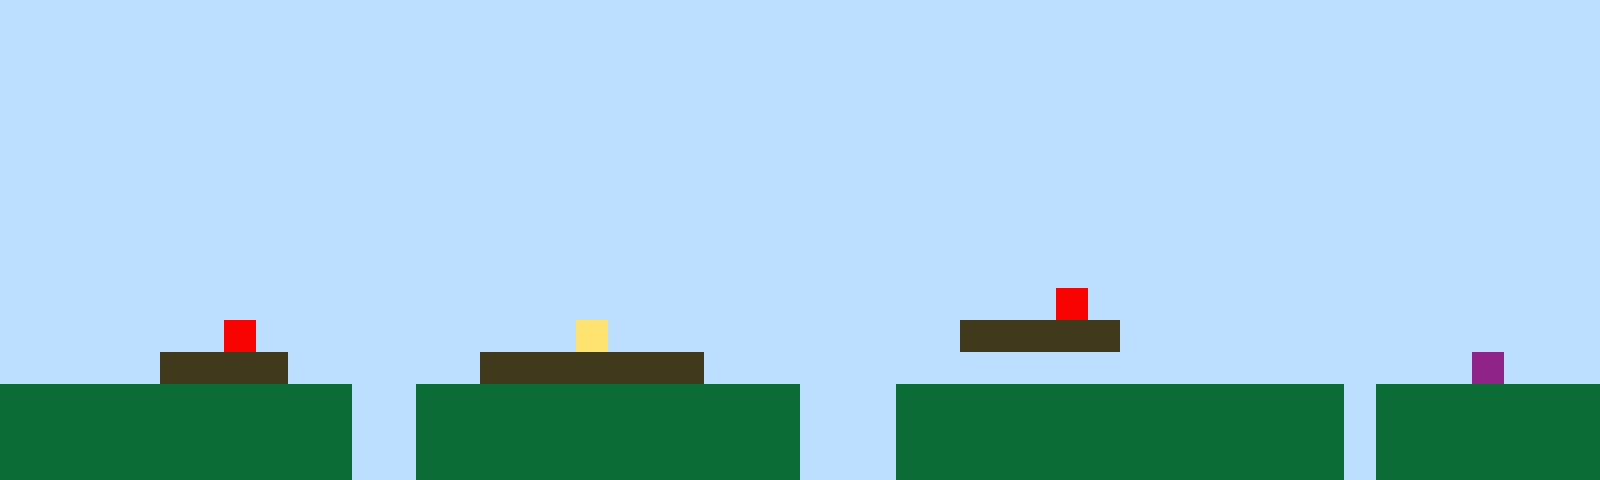

This game map was drawn from its Tiled (.tmx) file and the tilesets committed beside it. A one-line description and the full map source follow:
An orthogonal 50x15 tile map with 32x32 px tiles, 1 tile layer (Tile Layer 1).

<map version="1.10" tiledversion="1.11.2" orientation="orthogonal" renderorder="right-up" width="50" height="15" tilewidth="32" tileheight="32" infinite="0" nextlayerid="2" nextobjectid="1"><editorsettings><export target="map1.csv" format="csv" /></editorsettings><tileset firstgid="1" name="sprites" tilewidth="32" tileheight="32" tilecount="6" columns="3"><image source="sprites.png" width="96" height="64" /></tileset><layer id="1" name="Tile Layer 1" width="50" height="15"><data encoding="csv">1,1,1,1,1,1,1,1,1,1,1,1,1,1,1,1,1,1,1,1,1,1,1,1,1,1,1,1,1,1,1,1,1,1,1,1,1,1,1,1,1,1,1,1,1,1,1,1,1,1,1,1,1,1,1,1,1,1,1,1,1,1,1,1,1,1,1,1,1,1,1,1,1,1,1,1,1,1,1,1,1,1,1,1,1,1,1,1,1,1,1,1,1,1,1,1,1,1,1,1,1,1,1,1,1,1,1,1,1,1,1,1,1,1,1,1,1,1,1,1,1,1,1,1,1,1,1,1,1,1,1,1,1,1,1,1,1,1,1,1,1,1,1,1,1,1,1,1,1,1,1,1,1,1,1,1,1,1,1,1,1,1,1,1,1,1,1,1,1,1,1,1,1,1,1,1,1,1,1,1,1,1,1,1,1,1,1,1,1,1,1,1,1,1,1,1,1,1,1,1,1,1,1,1,1,1,1,1,1,1,1,1,1,1,1,1,1,1,1,1,1,1,1,1,1,1,1,1,1,1,1,1,1,1,1,1,1,1,1,1,1,1,1,1,1,1,1,1,1,1,1,1,1,1,1,1,1,1,1,1,1,1,1,1,1,1,1,1,1,1,1,1,1,1,1,1,1,1,1,1,1,1,1,1,1,1,1,1,1,1,1,1,1,1,1,1,1,1,1,1,1,1,1,1,1,1,1,1,1,1,1,1,1,1,1,1,1,1,1,1,1,1,1,1,1,1,1,1,1,1,1,1,1,1,1,1,1,1,1,1,1,1,1,1,1,1,1,1,1,1,1,1,1,1,1,1,1,1,1,1,1,1,1,1,1,1,1,1,1,1,1,1,1,1,1,1,1,1,1,1,1,1,1,1,1,1,1,1,1,1,1,1,1,1,1,1,1,1,1,1,1,1,1,1,1,1,1,1,1,1,1,1,1,1,1,1,1,1,1,1,1,1,1,1,1,1,1,1,1,1,1,1,1,1,1,1,1,1,1,1,1,1,1,1,1,1,1,1,1,1,1,1,1,1,1,1,1,1,1,1,1,1,1,1,1,1,1,1,1,1,1,1,1,1,1,1,1,1,1,1,1,1,1,5,1,1,1,1,1,1,1,1,1,1,1,1,1,1,1,1,1,1,1,1,1,1,1,5,1,1,1,1,1,1,1,1,1,1,4,1,1,1,1,1,1,1,1,1,1,1,3,3,3,3,3,1,1,1,1,1,1,1,1,1,1,1,1,1,1,1,1,1,1,1,1,3,3,3,3,1,1,1,1,1,1,3,3,3,3,3,3,3,1,1,1,1,1,1,1,1,1,1,1,1,1,1,1,1,1,1,1,1,1,1,1,1,6,1,1,1,2,2,2,2,2,2,2,2,2,2,2,1,1,2,2,2,2,2,2,2,2,2,2,2,2,1,1,1,2,2,2,2,2,2,2,2,2,2,2,2,2,2,1,2,2,2,2,2,2,2,2,2,2,2,2,2,2,2,2,2,2,1,1,2,2,2,2,2,2,2,2,2,2,2,2,1,1,1,2,2,2,2,2,2,2,2,2,2,2,2,2,2,1,2,2,2,2,2,2,2,2,2,2,2,2,2,2,2,2,2,2,1,1,2,2,2,2,2,2,2,2,2,2,2,2,1,1,1,2,2,2,2,2,2,2,2,2,2,2,2,2,2,1,2,2,2,2,2,2,2</data></layer></map>
